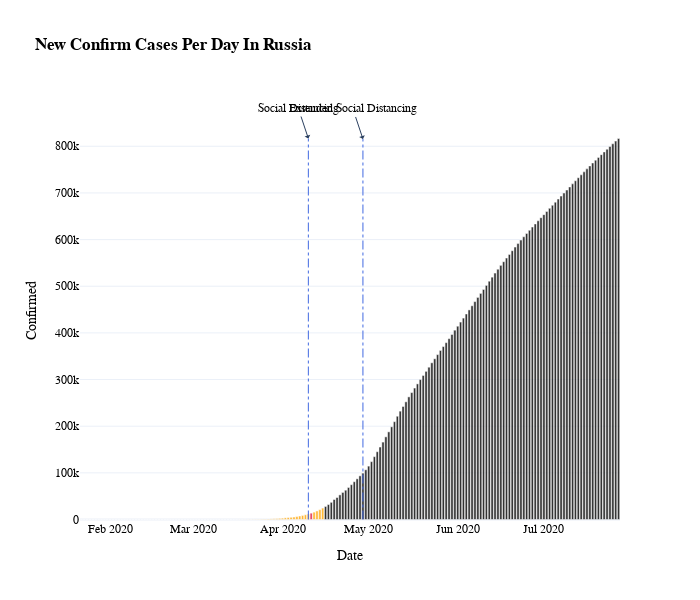

Here is the notebook cell this chart was saved with:
### Code cell
# plot daily cases
colors = ['#FFA500']*85
colors[-5] = 'crimson'
fig = px.bar(russia, 
             x="Date", y="Confirmed", 
             title='<b>New Confirm Cases Per Day In Russia</b>', 
             orientation='v', 
             width=700, height=600)
fig.update_traces(marker_color=colors, opacity=0.8)

fig.add_annotation( # add a text callout with arrow
    text="Social Distancing", x='2020-04-10', y=russia.Confirmed.max(), arrowhead=1, showarrow=True
)

fig.add_annotation( # add a text callout with arrow
    text="Extended Social Distancing", x='2020-04-29', y=russia.Confirmed.max()-1000, arrowhead=1, showarrow=True
)
fig.add_shape(
        # Line Vertical
        dict(
            type="line",
            x0='2020-04-10',
            y0=0,
            x1='2020-04-10',
            y1=russia.Confirmed.max(),
            line=dict(
                color="RoyalBlue",
                width=1,
                dash="dashdot"
            )))

fig.add_shape(
        # Line Vertical
        dict(
            type="line",
            x0='2020-04-29',
            y0=0,
            x1='2020-04-29',
            y1=russia.Confirmed.max()-1000,
            line=dict(
                color="RoyalBlue",
                width=1,
                dash="dashdot"
            )))

fig.update_layout(template = 'plotly_white',font=dict(family="Arial, Balto, Courier New, Droid Sans",color='black'))
fig.show()

### Figure 1 — Plotly figure (JSON) as saved in the notebook; plotly's stock layout.template omitted (floating-point values rounded to 4 significant figures; data arrays with more than 128 entries replaced by an {"elided": "..."} marker saying what was removed)
{"data": [{"alignmentgroup": "True", "hovertemplate": "Date=%{x}<br>Confirmed=%{y}<extra></extra>", "legendgroup": "", "marker": {"color": ["#FFA500", "#FFA500", "#FFA500", "#FFA500", "#FFA500", "#FFA500", "#FFA500", "#FFA500", "#FFA500", "#FFA500", "#FFA500", "#FFA500", "#FFA500", "#FFA500", "#FFA500", "#FFA500", "#FFA500", "#FFA500", "#FFA500", "#FFA500", "#FFA500", "#FFA500", "#FFA500", "#FFA500", "#FFA500", "#FFA500", "#FFA500", "#FFA500", "#FFA500", "#FFA500", "#FFA500", "#FFA500", "#FFA500", "#FFA500", "#FFA500", "#FFA500", "#FFA500", "#FFA500", "#FFA500", "#FFA500", "#FFA500", "#FFA500", "#FFA500", "#FFA500", "#FFA500", "#FFA500", "#FFA500", "#FFA500", "#FFA500", "#FFA500", "#FFA500", "#FFA500", "#FFA500", "#FFA500", "#FFA500", "#FFA500", "#FFA500", "#FFA500", "#FFA500", "#FFA500", "#FFA500", "#FFA500", "#FFA500", "#FFA500", "#FFA500", "#FFA500", "#FFA500", "#FFA500", "#FFA500", "#FFA500", "#FFA500", "#FFA500", "#FFA500", "#FFA500", "#FFA500", "#FFA500", "#FFA500", "#FFA500", "#FFA500", "#FFA500", "crimson", "#FFA500", "#FFA500", "#FFA500", "#FFA500"]}, "name": "", "offsetgroup": "", "opacity": 0.8, "orientation": "v", "showlegend": false, "textposition": "auto", "type": "bar", "x": {"elided": "188 str values"}, "xaxis": "x", "y": {"elided": "188 int values"}, "yaxis": "y"}], "layout": {"annotations": [{"arrowhead": 1, "showarrow": true, "text": "Social Distancing", "x": "2020-04-10", "y": 816680}, {"arrowhead": 1, "showarrow": true, "text": "Extended Social Distancing", "x": "2020-04-29", "y": 815680}], "barmode": "relative", "font": {"color": "black", "family": "Arial, Balto, Courier New, Droid Sans"}, "height": 600, "legend": {"tracegroupgap": 0}, "shapes": [{"line": {"color": "RoyalBlue", "dash": "dashdot", "width": 1}, "type": "line", "x0": "2020-04-10", "x1": "2020-04-10", "y0": 0, "y1": 816680}, {"line": {"color": "RoyalBlue", "dash": "dashdot", "width": 1}, "type": "line", "x0": "2020-04-29", "x1": "2020-04-29", "y0": 0, "y1": 815680}], "title": {"text": "<b>New Confirm Cases Per Day In Russia</b>"}, "width": 700, "xaxis": {"anchor": "y", "domain": [0, 1], "title": {"text": "Date"}}, "yaxis": {"anchor": "x", "domain": [0, 1], "title": {"text": "Confirmed"}}}}
